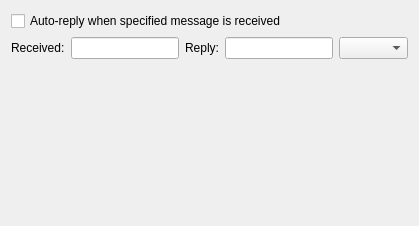
          <widget class="QWidget" name="tab_autoReply">
           <attribute name="title">
            <string>Auto Reply</string>
           </attribute>
           <layout class="QGridLayout" name="gridLayout_15">
            <item row="0" column="0">
             <widget class="QCheckBox" name="checkBox_AutoReply_Enable">
              <property name="text">
               <string>Auto-reply when specified message is received</string>
              </property>
             </widget>
            </item>
            <item row="1" column="0">
             <layout class="QHBoxLayout" name="horizontalLayout_14">
              <item>
               <widget class="QLabel" name="label_2">
                <property name="text">
                 <string>Received:</string>
                </property>
               </widget>
              </item>
              <item>
               <widget class="QLineEdit" name="lineEdit_AutoReply_rx"/>
              </item>
              <item>
               <widget class="QLabel" name="label_3">
                <property name="text">
                 <string>Reply:</string>
                </property>
               </widget>
              </item>
              <item>
               <widget class="QLineEdit" name="lineEdit_AutoReply_send"/>
              </item>
              <item>
               <widget class="QComboBox" name="comboBox_AutoReply_CRLF">
                <item>
                 <property name="text">
                  <string/>
                 </property>
                </item>
                <item>
                 <property name="text">
                  <string>CR (\r)</string>
                 </property>
                </item>
                <item>
                 <property name="text">
                  <string>LF (\n)</string>
                 </property>
                </item>
                <item>
                 <property name="text">
                  <string>CR+LF</string>
                 </property>
                </item>
               </widget>
              </item>
             </layout>
            </item>
            <item row="2" column="0">
             <spacer name="verticalSpacer_13">
              <property name="orientation">
               <enum>Qt::Vertical</enum>
              </property>
              <property name="sizeHint" stdset="0">
               <size>
                <width>20</width>
                <height>156</height>
               </size>
              </property>
             </spacer>
            </item>
           </layout>
          </widget>
